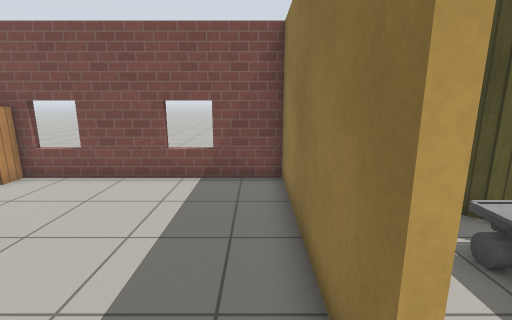
view 1 (above)

18 first-person views from a walk through a Gazebo world. The camera is 1.3 m above the floor, tilts 12° down and sees 85° across. Floor lines are 1 m apart. The floor is counted in squares, 0.5 m on a side. Each view is taken from the middle of a square. On the plan, view 1 faces up. The plan holds only what a view shows up to about 19 squares ahead; the rest is blank. Robots are left out. Simple patterns stand in for the simulator's built-in surfaces. Some stock models are drawn as simple stand-ins.

view 2
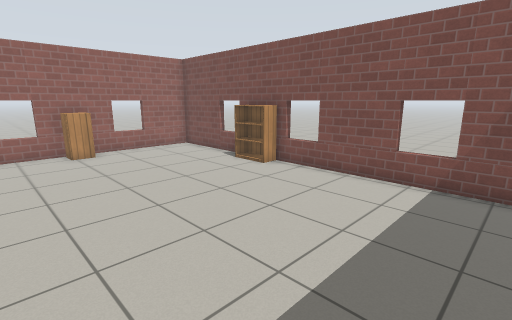

view 3
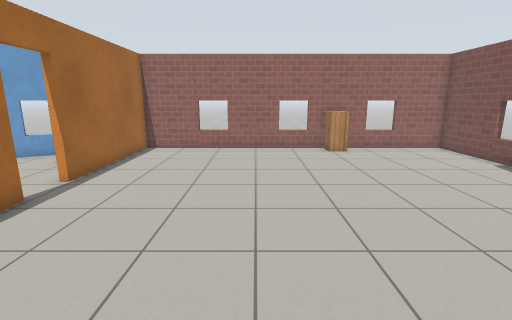

view 4
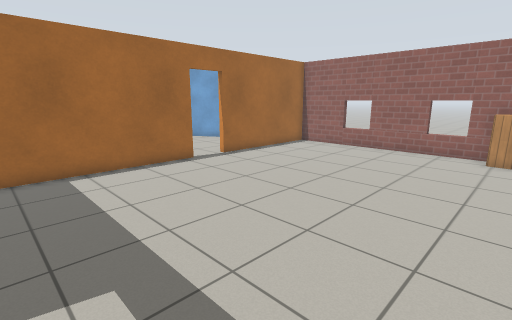

view 5
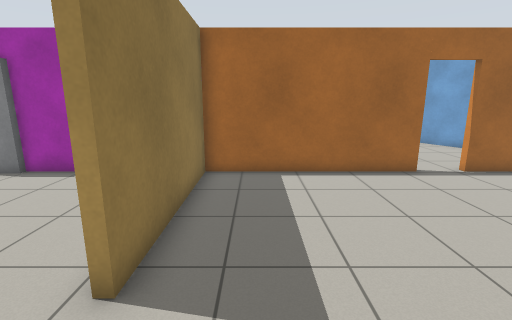

view 6
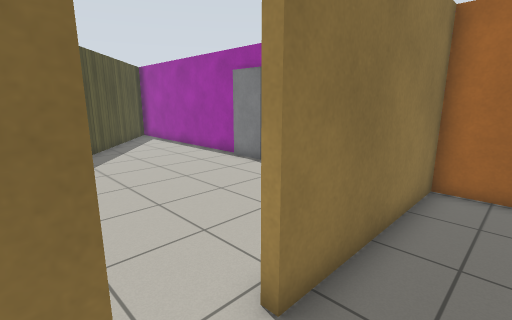

view 7
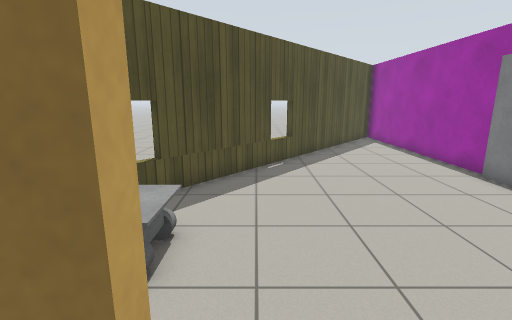

view 8
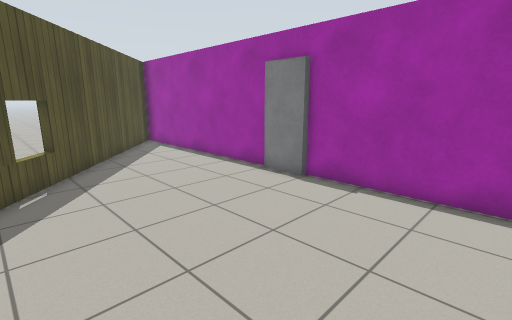

view 9
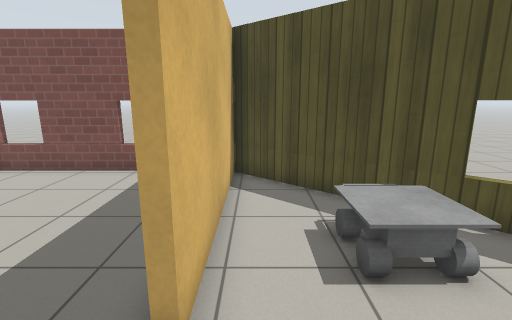

view 10
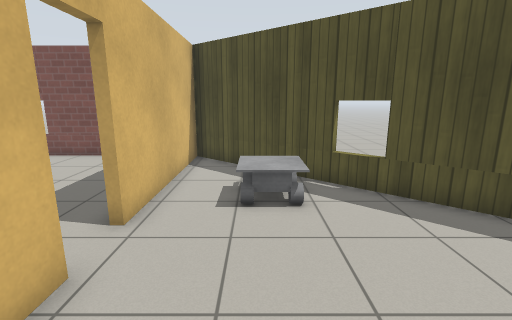

view 11
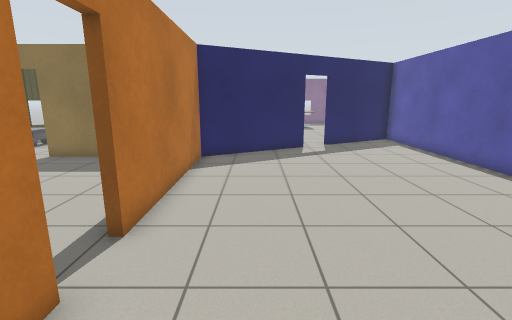

view 12
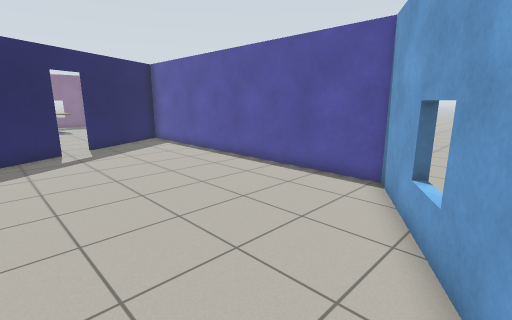

view 13
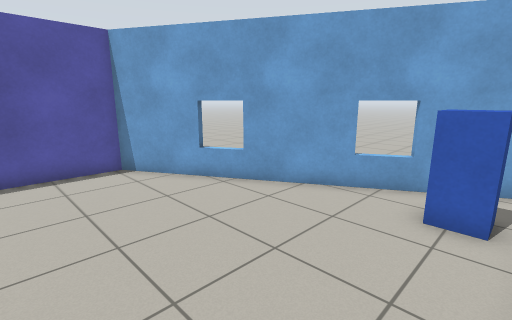

view 14
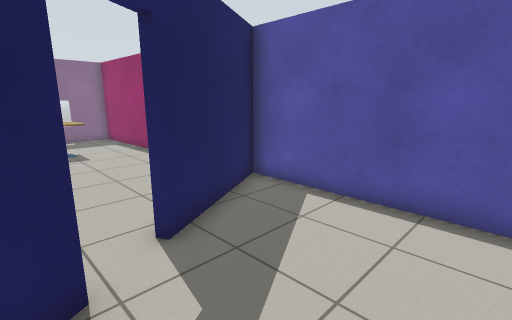

view 15
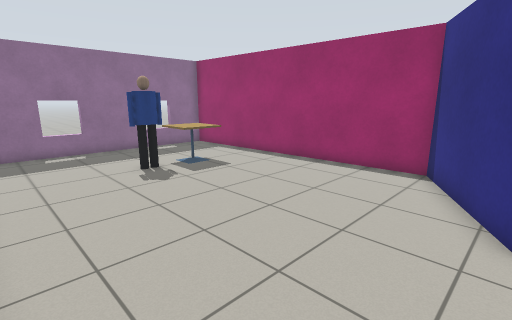

view 16
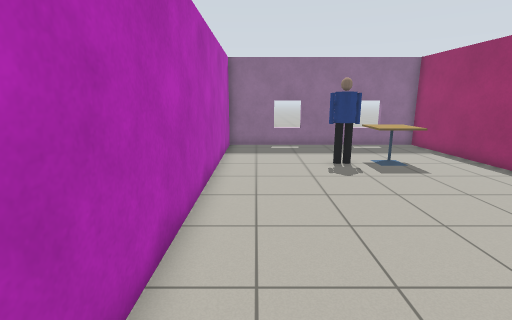

view 17
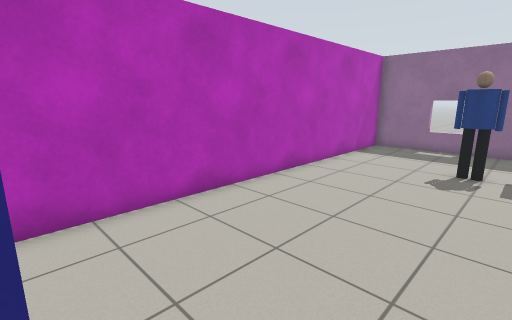

view 18
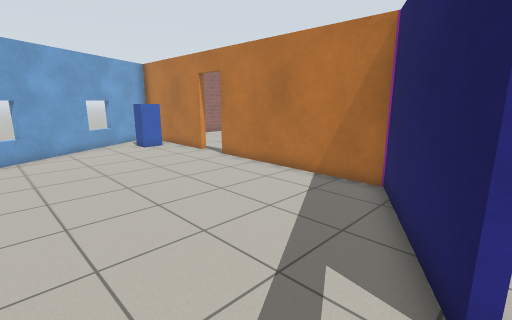

### Floor plan
Ten units are one square. View 1 is at (0, 0); x grows to the right and y downward. Boxes are objects, and circles mark ways between rooms. Rooms are numbered by the first view taken in them; rooms with no view inside come last. Other rooms are left out.
<svg viewBox="-160 -100 371 295">
<path fill="none" stroke="#000" d="M-106 -93 -155 -93 -155 71 -88 71M9 -15 9 -93M-71 71 9 71M10 -93 -72 -93M9 73 9 3M12 3 12 14M96 71 203 71M20 71 75 71M12 -91 12 -15M192 61 10 -93M-88 74 -151 74M38 128 10 74 -70 74M-136 103 -140 105M-153 76 -87 190 71 190 46 142M50 143 75 190 206 183 206 74 41 74M203 71 192 61"/>
<rect x="-155" y="-45" width="10" height="20" fill="#bbb"><title>cabinet</title></rect>
<rect x="-105" y="-95" width="30" height="10" fill="#bbb"><title>bookshelf</title></rect>
<rect x="35" y="-45" width="20" height="20" fill="#bbb"><title>other object</title></rect>
<rect x="75" y="65" width="10" height="10" fill="#bbb"><title>door leaf</title></rect>
<rect x="-125" y="85" width="10" height="10" fill="#bbb"><title>postbox</title></rect>
<rect x="145" y="135" width="20" height="20" fill="#bbb"><title>cafe table</title></rect>
<rect x="155" y="115" width="10" height="20" fill="#bbb"><title>person</title></rect>
<circle cx="10" cy="-5" r="3" fill="#2a7"/>
<circle cx="-75" cy="70" r="3" fill="#2a7"/>
<circle cx="40" cy="130" r="3" fill="#2a7"/>
<circle cx="50" cy="140" r="3" fill="#2a7"/>
<text x="-80" y="-20">1</text>
<text x="70" y="10">2</text>
<text x="-40" y="130">3</text>
<text x="130" y="130">4</text>
</svg>
Room 1 opens to room 2. Room 1 opens to room 3. Room 3 opens to room 4.

Where each view was taken, in squares from view 1:
view 1: 0 up, 0 right, facing up
view 2: 0 up, 0 right, facing up-left
view 3: 1 down, 0 right, facing left
view 4: 4 up, 0 right, facing down-left
view 5: 3 up, 1 left, facing down
view 6: 2 up, 1 left, facing down-right
view 7: 1 up, 0 right, facing right
view 8: 1 up, 2 right, facing down-right
view 9: 1 down, 2 right, facing up
view 10: 4 down, 4 right, facing up
view 11: 10 down, 12 left, facing right
view 12: 10 down, 12 left, facing down-right
view 13: 8 down, 5 left, facing down-left
view 14: 12 down, 0 right, facing down-right
view 15: 8 down, 5 right, facing down-right
view 16: 9 down, 4 right, facing right
view 17: 14 down, 4 right, facing up-right
view 18: 16 down, 4 right, facing up-left
